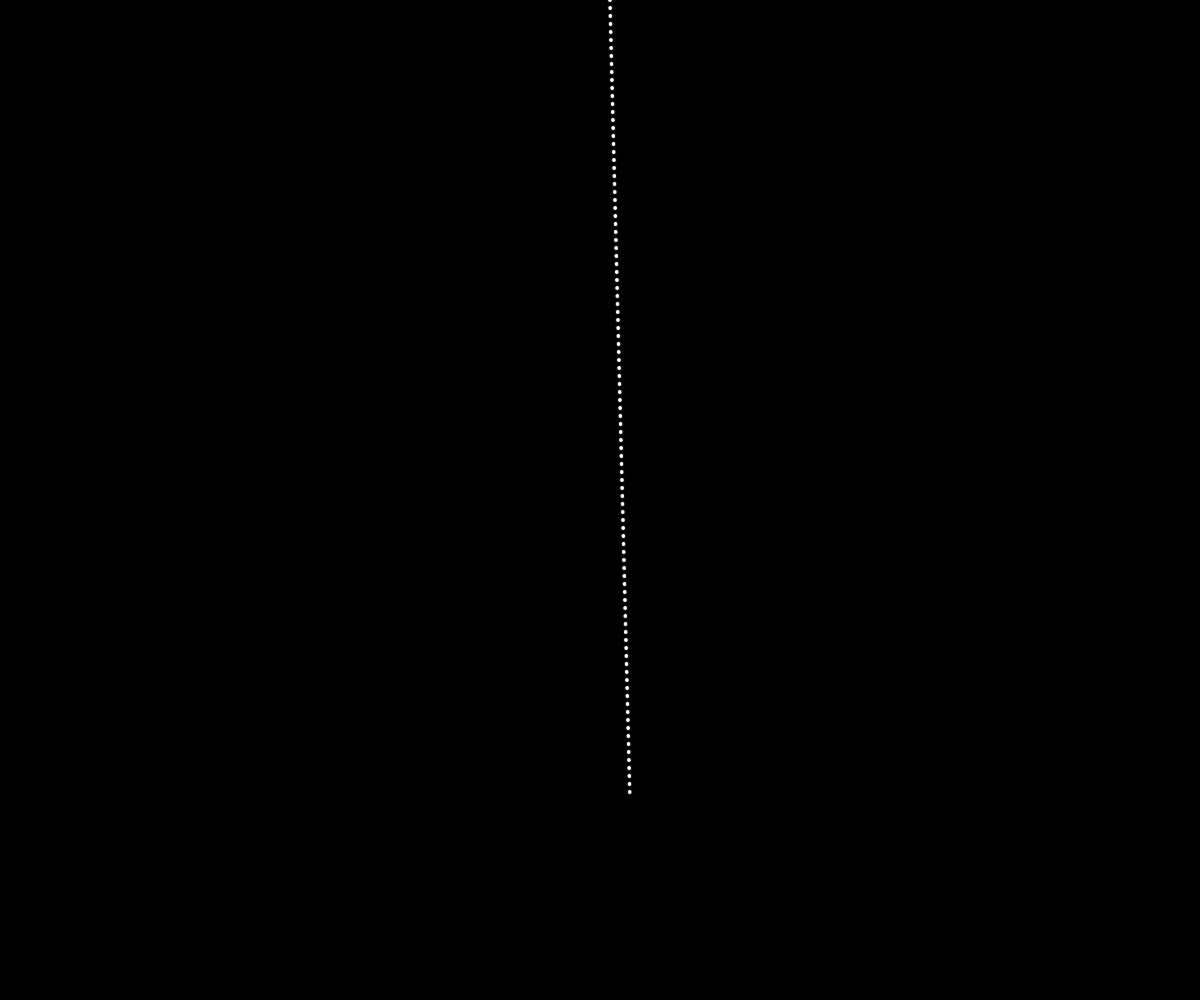
Frame 1 (no input)
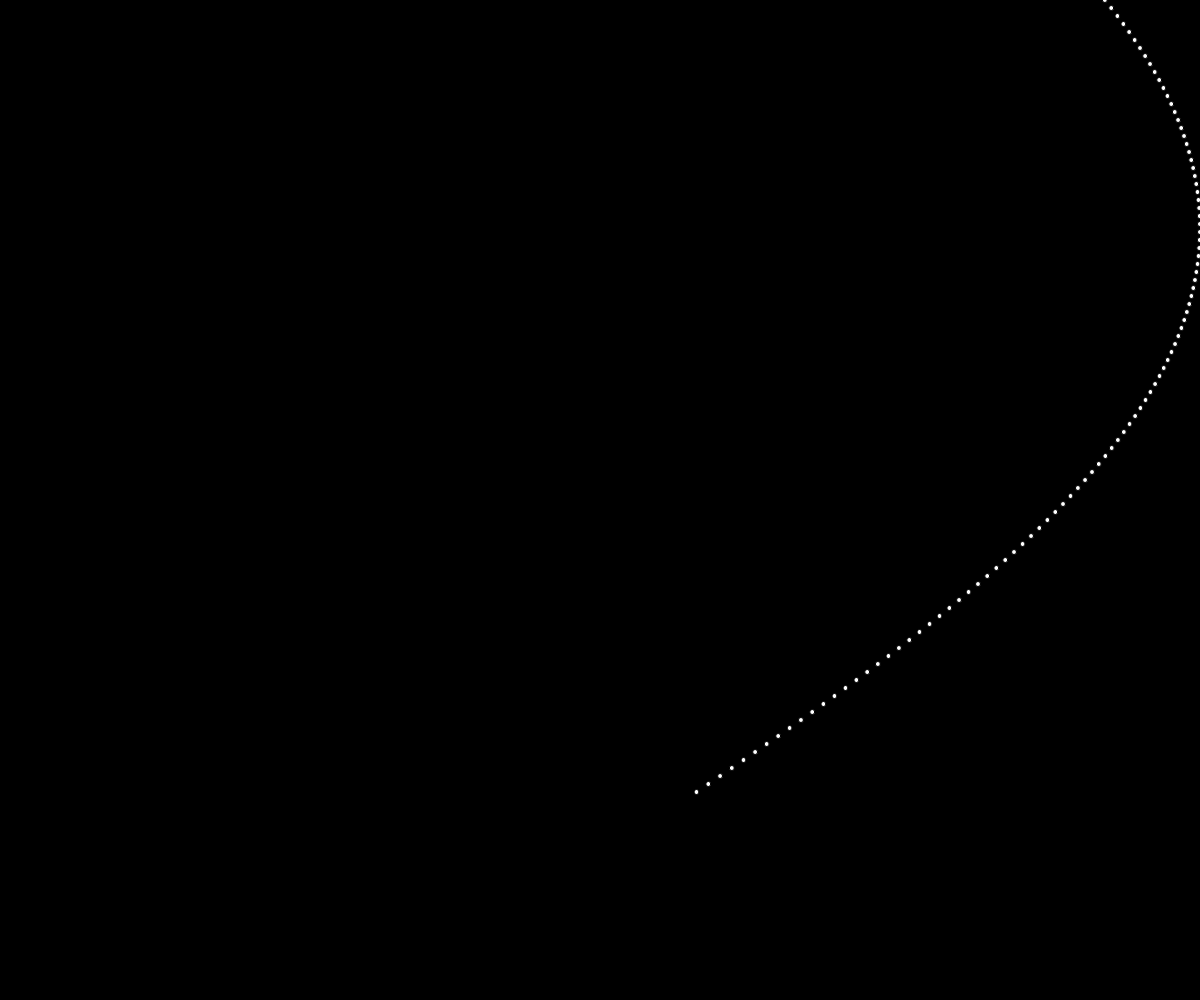
Frame 60 (no input)
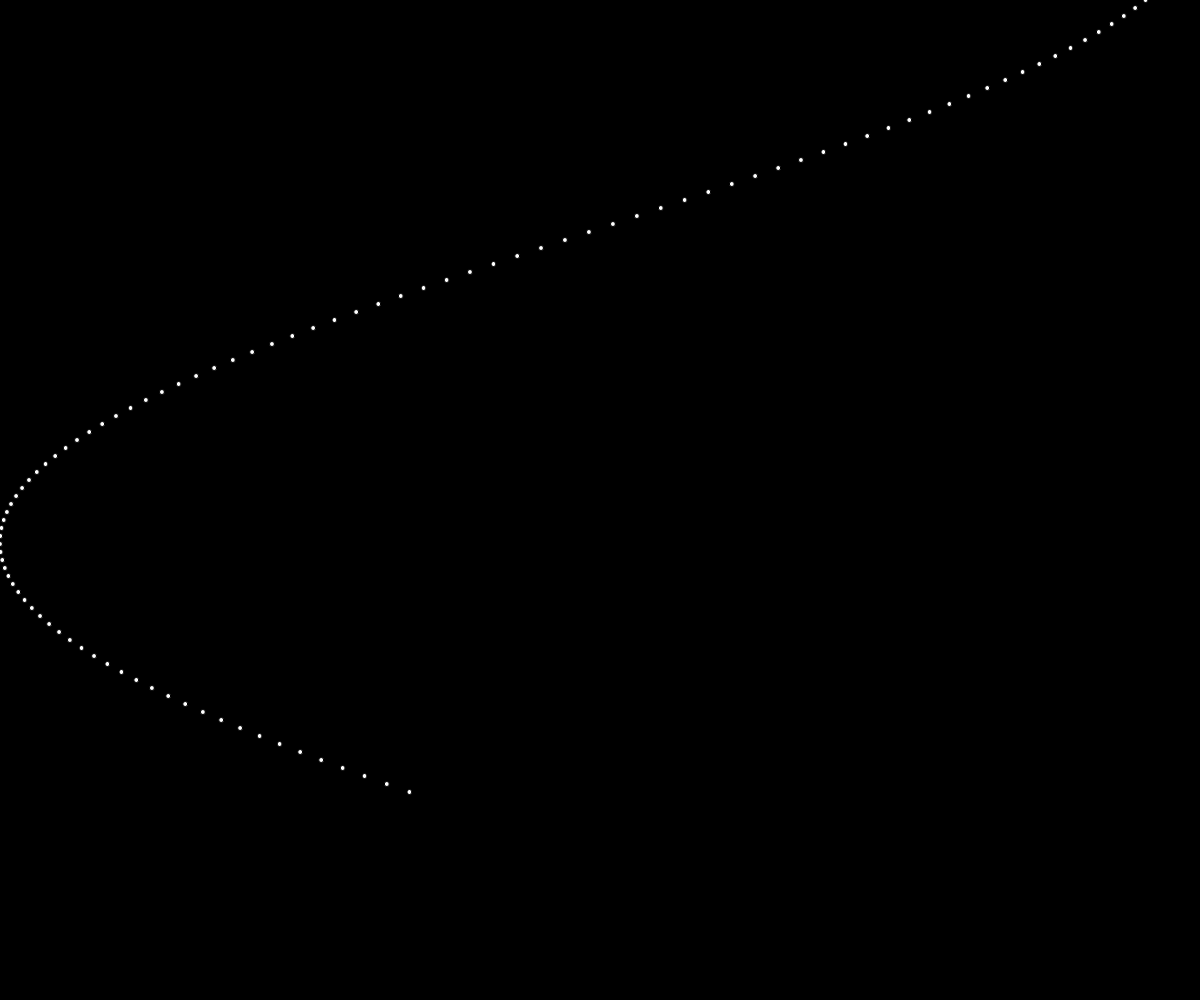
Frame 120 (the mouse pressed at the canvas centre since frame 60)

The p5.js sketch that drew these frames (run headless with seeded random() and noise() and a simulated clock; from frame 60 on, the mouse is pressed at the canvas centre):

// p5.js sketch
// ── sketch.js
function setup() {
  createCanvas(windowWidth, windowHeight);
  rectMode(CENTER);
}

function draw() {
  background(0);
  var elapsedSeconds = millis() / 1000;
  for (var i = 0; i < 100; i++) {
    ellipse(map(sin(elapsedSeconds * (1 + i / 50.0)), -1, 1, 0, width), i * 8, 5, 5);
  }
}
